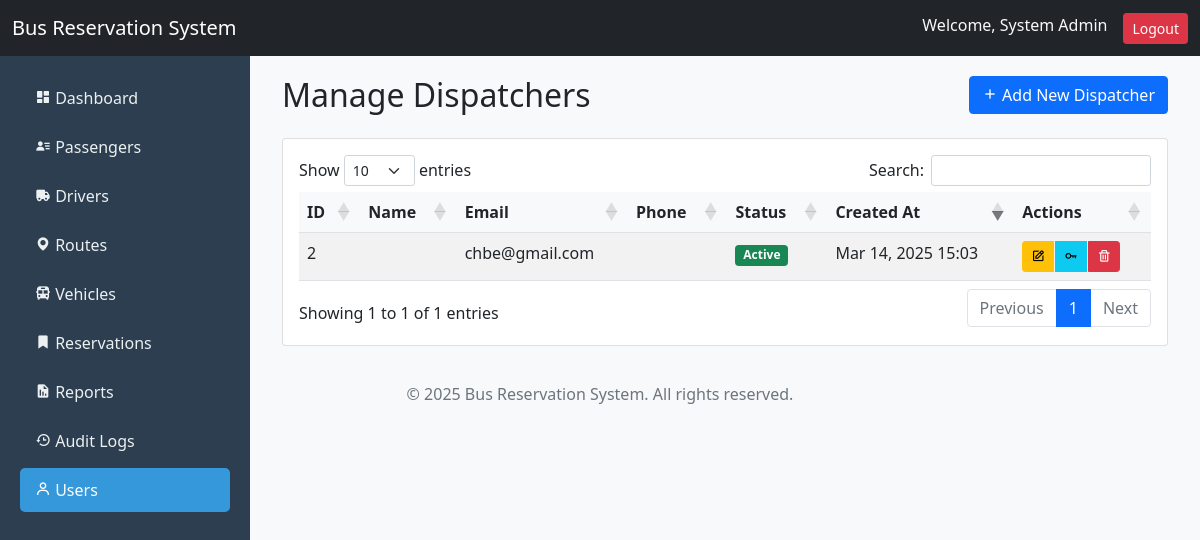
The page /admin/users.php (signed in) on the database its author committed.
### tables this page shows
CREATE TABLE `users` (
  `id` int(11) NOT NULL,
  `name` varchar(100) NOT NULL,
  `email` varchar(100) NOT NULL,
  `password` varchar(255) NOT NULL,
  `role` enum('admin','driver','conductor','dispatcher') NOT NULL,
  `status` enum('active','inactive') DEFAULT 'active',
  `created_at` timestamp NOT NULL DEFAULT current_timestamp(),
  `updated_at` timestamp NOT NULL DEFAULT current_timestamp() ON UPDATE current_timestamp()
);

### admin/users.php (the view, shortened to what this page needs)
<?php
require_once 'includes/header.php';
try {
    $stmt = $pdo->query("SELECT * FROM users WHERE role = 'dispatcher' ORDER BY created_at DESC");
    $users = $stmt->fetchAll(PDO::FETCH_ASSOC);
} catch(PDOException $e) {
    $error_message = "Error fetching users: " . $e->getMessage();
    $users = [];
}
?>
<div class="main-content">
    <div class="container-fluid">
        <div class="row mb-3">
            <div class="col-md-6">
                <h2>Manage Dispatchers</h2>
            </div>
            <div class="col-md-6 text-end">
                <button type="button" class="btn btn-primary" data-bs-toggle="modal" data-bs-target="#addUserModal">
                    <i class='bx bx-plus'></i> Add New Dispatcher
                </button>
            </div>
        </div>
        <div class="card">
            <div class="card-body">
                <div class="table-responsive">
                    <table id="usersTable" class="table table-striped">
                        <thead>
                            <tr>
                                <th>ID</th>
                                <th>Name</th>
                                <th>Email</th>
                                <th>Phone</th>
                                <th>Status</th>
                                <th>Created At</th>
                                <th>Actions</th>
                            </tr>
                        </thead>
                        <tbody>
                            <?php foreach ($users as $user): ?>
                            <tr>
                                <td><?php echo htmlspecialchars($user['id']); ?></td>
                                <td>
                                </td>
                                <td><?php echo htmlspecialchars($user['email']); ?></td>
                                <td><?php echo htmlspecialchars($user['phone']); ?></td>
                                <td>
                                    <span class="badge bg-<?php echo $user['status'] === 'active' ? 'success' : 'danger'; ?>">
                                        <?php echo ucfirst(htmlspecialchars($user['status'])); ?>
                                    </span>
                                </td>
                                <td><?php echo date('M d, Y H:i', strtotime($user['created_at'])); ?></td>
                                <td>
                                    <div class="btn-group">
                                        <button type="button" class="btn btn-sm btn-warning edit-user"
                                                data-bs-toggle="modal" data-bs-target="#editUserModal"
                                                data-user='<?php echo json_encode($user); ?>'>
                                            <i class='bx bx-edit'></i>
                                        </button>
                                        <button type="button" class="btn btn-sm btn-info reset-password"
                                                data-bs-toggle="modal" data-bs-target="#resetPasswordModal"
                                                data-id="<?php echo $user['id']; ?>"
                                                data-name="<?php echo htmlspecialchars($user['firstname'] . ' ' . $user['lastname']); ?>">
                                            <i class='bx bx-key'></i>
                                        </button>
                                        <button type="button" class="btn btn-sm btn-danger delete-user"
                                                data-id="<?php echo $user['id']; ?>"
                                                data-name="<?php echo htmlspecialchars($user['firstname'] . ' ' . $user['lastname']); ?>">
                                            <i class='bx bx-trash'></i>
                                        </button>
                                    </div>
                                </td>
                            </tr>
                            <?php endforeach; ?>
                        </tbody>
                    </table>
                </div>
            </div>
        </div>
    </div>
</div>
<?php
require_once 'includes/footer.php';
?>

### admin/assets/css/style.css (style rules this page uses)
.main-content { margin-left: 250px; margin-top: 56px; padding: 20px; }
.table th { background-color: #f8f9fa; }
.btn-group .btn { margin-right: 2px; }

### rows shown on the page
users: id "2", email "chbe@gmail.com", status "Active", created_at "Mar 14, 2025 15:03"

### other values the page prints
SITE_NAME "Bus Reservation System"
$_SESSION['name'] "System Admin"
